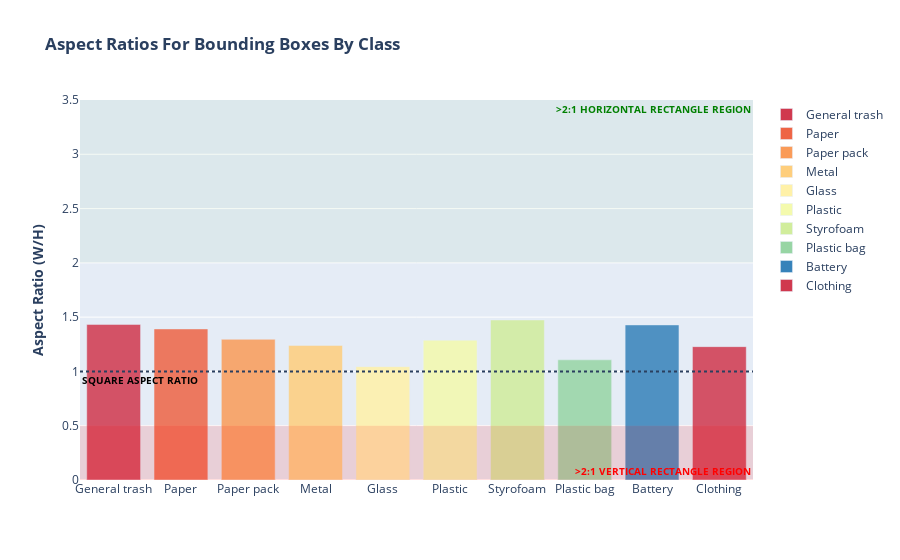

The code cell stored with this chart in its notebook:
### Markdown cell above
각 Class 별 bounding box의 aspect ratio 값입니다. 이를 활용하여 anchor generator의 aspect ratio 비율을 조절해볼 수 있습니다.

### Code cell
# Aspect Ratio is Calculated as Width/Height
bbox_df["aspect_ratio"] = (bbox_df["x_max"]-bbox_df["x_min"])/(bbox_df["y_max"]-bbox_df["y_min"])

# Display average means for each class_id so we can examine the newly created Aspect Ratio Column
display(bbox_df.groupby("class_id").mean())

# Generate the bar plot
fig = px.bar(x=classes, y=bbox_df.groupby("class_id").mean()["aspect_ratio"], 
             color=classes, opacity=0.85,
             color_discrete_sequence=LABEL_COLORS_WOUT_NO_FINDING, 
             labels={"x":"Class Name", "y":"Aspect Ratio (W/H)"},
             title="<b>Aspect Ratios For Bounding Boxes By Class</b>",)
fig.update_layout(
                  yaxis_title="<b>Aspect Ratio (W/H)</b>",
                  xaxis_title=None,
                  legend_title_text=None)
fig.add_hline(y=1, line_width=2, line_dash="dot", 
              annotation_font_size=10, 
              annotation_text="<b>SQUARE ASPECT RATIO</b>", 
              annotation_position="bottom left", 
              annotation_font_color="black")
fig.add_hrect(y0=0, y1=0.5, line_width=0, fillcolor="red", opacity=0.125,
              annotation_text="<b>>2:1 VERTICAL RECTANGLE REGION</b>", 
              annotation_position="bottom right", 
              annotation_font_size=10,
              annotation_font_color="red")
fig.add_hrect(y0=2, y1=3.5, line_width=0, fillcolor="green", opacity=0.04,
              annotation_text="<b>>2:1 HORIZONTAL RECTANGLE REGION</b>", 
              annotation_position="top right", 
              annotation_font_size=10,
              annotation_font_color="green")
fig.show()

### Figure 1 — Plotly figure (JSON) as saved in the notebook; plotly's stock layout.template omitted (floating-point values rounded to 4 significant figures)
{"data": [{"alignmentgroup": "True", "hovertemplate": "color=General trash<br>Class Name=%{x}<br>Aspect Ratio (W/H)=%{y}<extra></extra>", "legendgroup": "General trash", "marker": {"color": "rgb(208, 56, 78)", "opacity": 0.85, "pattern": {"shape": ""}}, "name": "General trash", "offsetgroup": "General trash", "orientation": "v", "showlegend": true, "textposition": "auto", "type": "bar", "x": ["General trash"], "xaxis": "x", "y": [1.433], "yaxis": "y"}, {"alignmentgroup": "True", "hovertemplate": "color=Paper<br>Class Name=%{x}<br>Aspect Ratio (W/H)=%{y}<extra></extra>", "legendgroup": "Paper", "marker": {"color": "rgb(238, 100, 69)", "opacity": 0.85, "pattern": {"shape": ""}}, "name": "Paper", "offsetgroup": "Paper", "orientation": "v", "showlegend": true, "textposition": "auto", "type": "bar", "x": ["Paper"], "xaxis": "x", "y": [1.392], "yaxis": "y"}, {"alignmentgroup": "True", "hovertemplate": "color=Paper pack<br>Class Name=%{x}<br>Aspect Ratio (W/H)=%{y}<extra></extra>", "legendgroup": "Paper pack", "marker": {"color": "rgb(250, 155, 88)", "opacity": 0.85, "pattern": {"shape": ""}}, "name": "Paper pack", "offsetgroup": "Paper pack", "orientation": "v", "showlegend": true, "textposition": "auto", "type": "bar", "x": ["Paper pack"], "xaxis": "x", "y": [1.296], "yaxis": "y"}, {"alignmentgroup": "True", "hovertemplate": "color=Metal<br>Class Name=%{x}<br>Aspect Ratio (W/H)=%{y}<extra></extra>", "legendgroup": "Metal", "marker": {"color": "rgb(254, 206, 124)", "opacity": 0.85, "pattern": {"shape": ""}}, "name": "Metal", "offsetgroup": "Metal", "orientation": "v", "showlegend": true, "textposition": "auto", "type": "bar", "x": ["Metal"], "xaxis": "x", "y": [1.239], "yaxis": "y"}, {"alignmentgroup": "True", "hovertemplate": "color=Glass<br>Class Name=%{x}<br>Aspect Ratio (W/H)=%{y}<extra></extra>", "legendgroup": "Glass", "marker": {"color": "rgb(255, 241, 168)", "opacity": 0.85, "pattern": {"shape": ""}}, "name": "Glass", "offsetgroup": "Glass", "orientation": "v", "showlegend": true, "textposition": "auto", "type": "bar", "x": ["Glass"], "xaxis": "x", "y": [1.044], "yaxis": "y"}, {"alignmentgroup": "True", "hovertemplate": "color=Plastic<br>Class Name=%{x}<br>Aspect Ratio (W/H)=%{y}<extra></extra>", "legendgroup": "Plastic", "marker": {"color": "rgb(244, 250, 173)", "opacity": 0.85, "pattern": {"shape": ""}}, "name": "Plastic", "offsetgroup": "Plastic", "orientation": "v", "showlegend": true, "textposition": "auto", "type": "bar", "x": ["Plastic"], "xaxis": "x", "y": [1.288], "yaxis": "y"}, {"alignmentgroup": "True", "hovertemplate": "color=Styrofoam<br>Class Name=%{x}<br>Aspect Ratio (W/H)=%{y}<extra></extra>", "legendgroup": "Styrofoam", "marker": {"color": "rgb(209, 237, 156)", "opacity": 0.85, "pattern": {"shape": ""}}, "name": "Styrofoam", "offsetgroup": "Styrofoam", "orientation": "v", "showlegend": true, "textposition": "auto", "type": "bar", "x": ["Styrofoam"], "xaxis": "x", "y": [1.474], "yaxis": "y"}, {"alignmentgroup": "True", "hovertemplate": "color=Plastic bag<br>Class Name=%{x}<br>Aspect Ratio (W/H)=%{y}<extra></extra>", "legendgroup": "Plastic bag", "marker": {"color": "rgb(151, 213, 164)", "opacity": 0.85, "pattern": {"shape": ""}}, "name": "Plastic bag", "offsetgroup": "Plastic bag", "orientation": "v", "showlegend": true, "textposition": "auto", "type": "bar", "x": ["Plastic bag"], "xaxis": "x", "y": [1.107], "yaxis": "y"}, {"alignmentgroup": "True", "hovertemplate": "color=Battery<br>Class Name=%{x}<br>Aspect Ratio (W/H)=%{y}<extra></extra>", "legendgroup": "Battery", "marker": {"color": "rgb(54, 130, 186)", "opacity": 0.85, "pattern": {"shape": ""}}, "name": "Battery", "offsetgroup": "Battery", "orientation": "v", "showlegend": true, "textposition": "auto", "type": "bar", "x": ["Battery"], "xaxis": "x", "y": [1.428], "yaxis": "y"}, {"alignmentgroup": "True", "hovertemplate": "color=Clothing<br>Class Name=%{x}<br>Aspect Ratio (W/H)=%{y}<extra></extra>", "legendgroup": "Clothing", "marker": {"color": "rgb(208, 56, 78)", "opacity": 0.85, "pattern": {"shape": ""}}, "name": "Clothing", "offsetgroup": "Clothing", "orientation": "v", "showlegend": true, "textposition": "auto", "type": "bar", "x": ["Clothing"], "xaxis": "x", "y": [1.228], "yaxis": "y"}], "layout": {"annotations": [{"font": {"color": "black", "size": 10}, "showarrow": false, "text": "<b>SQUARE ASPECT RATIO</b>", "x": 0, "xanchor": "left", "xref": "x domain", "y": 1, "yanchor": "top", "yref": "y"}, {"font": {"color": "red", "size": 10}, "showarrow": false, "text": "<b>>2:1 VERTICAL RECTANGLE REGION</b>", "x": 1, "xanchor": "right", "xref": "x domain", "y": 0, "yanchor": "bottom", "yref": "y"}, {"font": {"color": "green", "size": 10}, "showarrow": false, "text": "<b>>2:1 HORIZONTAL RECTANGLE REGION</b>", "x": 1, "xanchor": "right", "xref": "x domain", "y": 3.5, "yanchor": "top", "yref": "y"}], "barmode": "relative", "legend": {"title": {}, "tracegroupgap": 0}, "shapes": [{"line": {"dash": "dot", "width": 2}, "type": "line", "x0": 0, "x1": 1, "xref": "x domain", "y0": 1, "y1": 1, "yref": "y"}, {"fillcolor": "red", "line": {"width": 0}, "opacity": 0.125, "type": "rect", "x0": 0, "x1": 1, "xref": "x domain", "y0": 0, "y1": 0.5, "yref": "y"}, {"fillcolor": "green", "line": {"width": 0}, "opacity": 0.04, "type": "rect", "x0": 0, "x1": 1, "xref": "x domain", "y0": 2, "y1": 3.5, "yref": "y"}], "title": {"text": "<b>Aspect Ratios For Bounding Boxes By Class</b>"}, "xaxis": {"anchor": "y", "domain": [0, 1], "title": {}}, "yaxis": {"anchor": "x", "domain": [0, 1], "title": {"text": "<b>Aspect Ratio (W/H)</b>"}}}}
